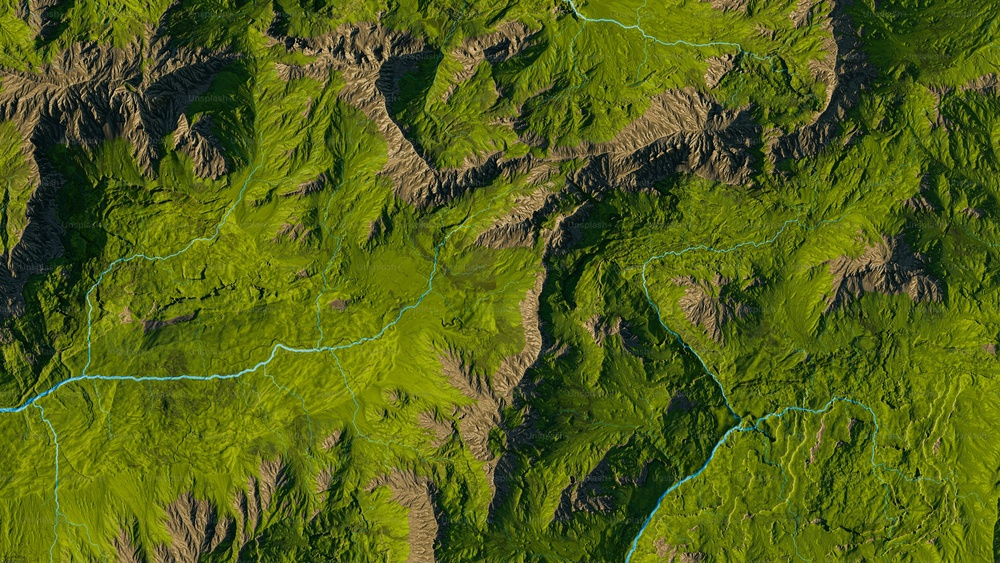
#> input picture f.jpeg, 1000 x 563 px, shrunk from 3000 x 1688 before the run
$ python demo.py   (older library calls are emulated)
#> lines starting #> are read from the running program, lines starting #| are printed output that depends on the picture
### contour.py
import cv2
import matplotlib.pyplot as plt
import numpy as np

# ---------------------- COLOR MAP FOR AREA RANGES -----------------------------
def get_color_for_area(area):
    if area < 500:
        return (255, 0, 0)      # Red
    elif area < 2000:
        return (0, 255, 0)      # Green
    elif area < 5000:
        return (0, 0, 255)      # Blue
    else:
        return (255, 0, 255)    # Magenta


# ---------------------- DRAW CONTOURS + LEGEND --------------------------------
def visualize_contours(edge_map, contours):
    # Convert to RGB for coloring
    color_img = np.dstack([edge_map]*3)

    # For legend info
    legend_data = {}

    for contour in contours:
        area = compute_area(contour)
        color = get_color_for_area(area)

        # Store for legend
        range_name = ""
        if area < 500:
            range_name = "Area 0-500"
        elif area < 2000:
            range_name = "Area 500-2000"
        elif area < 5000:
            range_name = "Area 2000-5000"
        else:
            range_name = "Area >5000"

        legend_data[range_name] = color

        # Color all contour pixels
        for (x, y) in contour:
            color_img[x, y] = color

    # ----------------- DISPLAY IMAGE WITH LEGEND -------------------------
    plt.figure(figsize=(8, 6))
    plt.imshow(color_img)
    plt.title("Contours Shaded by Area Range")
    plt.axis("off")

    # Legend
    handles = []
    labels = []

    for label, col in legend_data.items():
        patch = plt.Line2D([0], [0], marker='o', color='w',
                           markerfacecolor=np.array(col)/255, markersize=12)
        handles.append(patch)
        labels.append(label)

    plt.legend(handles, labels, loc="lower right")
    plt.show()


def get_neighbors(x, y):
    """8-connected neighbours"""
    return [
        (x-1, y-1), (x-1, y), (x-1, y+1),
        (x,   y-1),           (x,   y+1),
        (x+1, y-1), (x+1, y), (x+1, y+1)
    ]

def trace_contour(edge_map, start_x, start_y, visited):
    """Trace boundary using simple BFS"""
    stack = [(start_x, start_y)]
    contour = []

    while stack:
        x, y = stack.pop()
        if (x, y) in visited:
            continue
        visited.add((x, y))

        # ---------- FIX: Only keep boundary pixels ----------
        is_boundary = False
        for nx, ny in get_neighbors(x, y):
            if 0 <= nx < edge_map.shape[0] and 0 <= ny < edge_map.shape[1]:
                if edge_map[nx, ny] == 0:
                    is_boundary = True
                    break

        if is_boundary:
            contour.append((x, y))

        # Continue BFS
        for nx, ny in get_neighbors(x, y):
            if 0 <= nx < edge_map.shape[0] and 0 <= ny < edge_map.shape[1]:
                if edge_map[nx, ny] > 0 and (nx, ny) not in visited:
                    stack.append((nx, ny))

    return contour


def compute_perimeter(contour):
    """Sum of distances between consecutive points"""
    peri = 0
    for i in range(len(contour)):
        x1, y1 = contour[i]
        x2, y2 = contour[(i+1) % len(contour)]
        peri += np.sqrt((x2 - x1)**2 + (y2 - y1)**2)
    return peri


def compute_area(contour):
    """Shoelace formula"""
    area = 0
    for i in range(len(contour)):
        x1, y1 = contour[i]
        x2, y2 = contour[(i+1) % len(contour)]
        area += x1*y2 - x2*y1
    return abs(area) / 2


def compute_centroid(contour):
    """Centroid = average of contour points"""
    xs = [p[0] for p in contour]
    ys = [p[1] for p in contour]
    return int(sum(xs)/len(xs)), int(sum(ys)/len(ys))


def find_contours_manual(edge_map):
    """Main wrapper — find all contours and compute features"""
    visited = set()
    contours = []

    for x in range(edge_map.shape[0]):
        for y in range(edge_map.shape[1]):
            if edge_map[x, y] > 0 and (x, y) not in visited:
                contour = trace_contour(edge_map, x, y, visited)

                if len(contour) > 0:   # ignore empty
                    contours.append(contour)

    # Display contour info
    for i, contour in enumerate(contours):
        area = compute_area(contour)
        peri = compute_perimeter(contour)
        cx, cy = compute_centroid(contour)
        print(f"Contour {i+1}: Area={area:.2f}, Perimeter={peri:.2f}, Centroid=({cx},{cy})")

    return contours

### demo.py
import cv2
import numpy as np
import matplotlib.pyplot as plt
from contour import (
    find_contours_manual,
    compute_area,
    compute_perimeter,
    compute_centroid,
    visualize_contours,
)
from PIL import Image, ImageDraw


# Step 1: Load the image
# image = cv2.imread('a.jpg')
image = cv2.imread('f.jpeg')
#> image is the input picture: shape (563, 1000, 3); mean B, G, R 23.4, 95.8, 83.2
# image = cv2.imread('c.jpg')
# image = cv2.imread('d.jpg')
# image = cv2.imread('g.jpeg')


def rgb_to_grayscale(image):
    B, G, R = image[:, :, 0], image[:, :, 1], image[:, :, 2]
    grayscale = 0.299 * R + 0.587 * G + 0.114 * B
    return grayscale.astype(np.uint8)

# [6 lines of commented-out code are left out]

import numpy as np

def gaussian_kernel(size, sigma):
    """Generate a Gaussian kernel manually."""
    ax = np.linspace(-(size // 2), size // 2, size)
    xx, yy = np.meshgrid(ax, ax)

    kernel = np.exp(-(xx**2 + yy**2) / (2 * sigma**2))
    kernel = kernel / np.sum(kernel)
    return kernel


def gaussian_smoothing(image_gray, sigma=1.0):
    """Apply Gaussian smoothing manually using convolution."""
#> called with sigma = 0.65

    # Kernel size rule: ≥ 6*sigma
    ksize = int(6 * sigma + 1)
    if ksize % 2 == 0:
        ksize += 1

    kernel = gaussian_kernel(ksize, sigma)

    # Padding
    pad = ksize // 2
    padded = np.pad(image_gray, ((pad, pad), (pad, pad)), mode='reflect')

    smoothed = np.zeros_like(image_gray, dtype=float)

    # Manual convolution
    for i in range(image_gray.shape[0]):
        for j in range(image_gray.shape[1]):
            region = padded[i:i+ksize, j:j+ksize]
            smoothed[i, j] = np.sum(region * kernel)
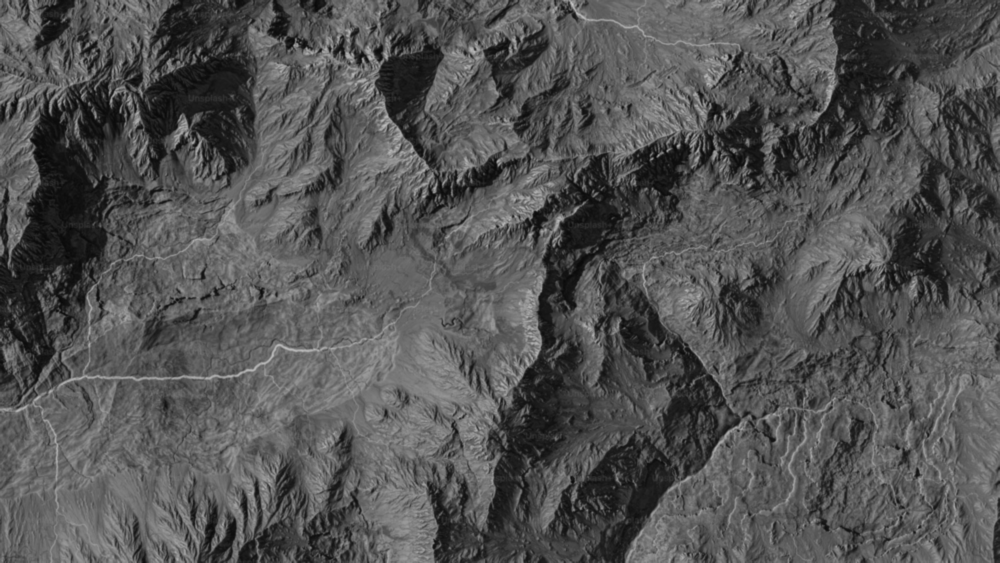
#> smoothed: shape (563, 1000) float64; min 7.82, max 198.6, mean 83.3

    return smoothed.astype(np.uint8)


def sobel_edge_detection(image_smoothed, threshold=50):
#> called with threshold = 100
    Gx = np.array([[-1, 0, 1],
                   [-2, 0, 2],
                   [-1, 0, 1]])
    Gy = np.array([[-1, -2, -1],
                   [ 0,  0,  0],
                   [ 1,  2,  1]])

    Ix = cv2.filter2D(image_smoothed, cv2.CV_64F, Gx)  # cv2.CV_64F it forves output to be float64
    Iy = cv2.filter2D(image_smoothed, cv2.CV_64F, Gy)
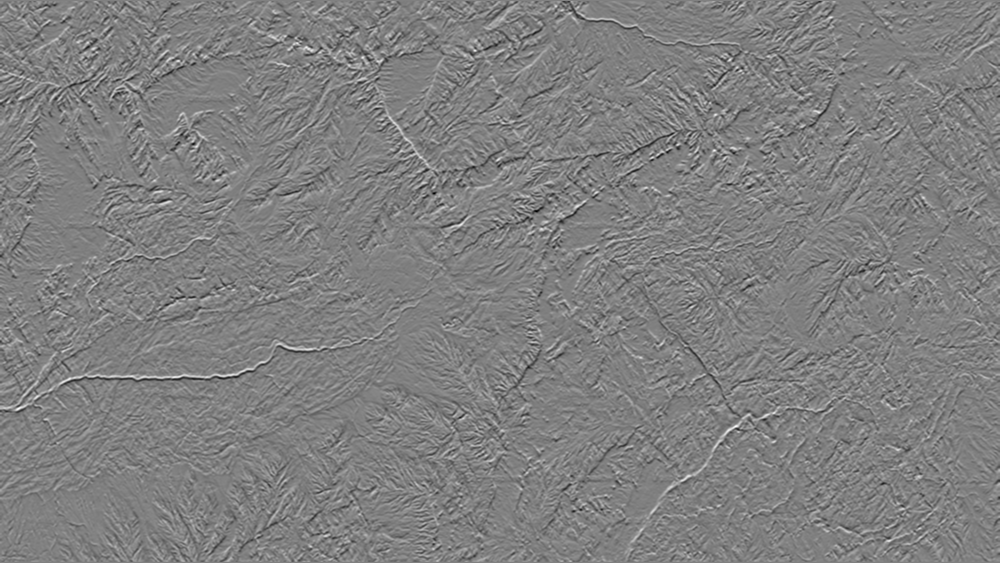
#> Iy: shape (563, 1000) float64; min -419, max 415, mean 0.1; drawn with min black and max white

    magnitude = np.sqrt(Ix**2 + Iy**2)
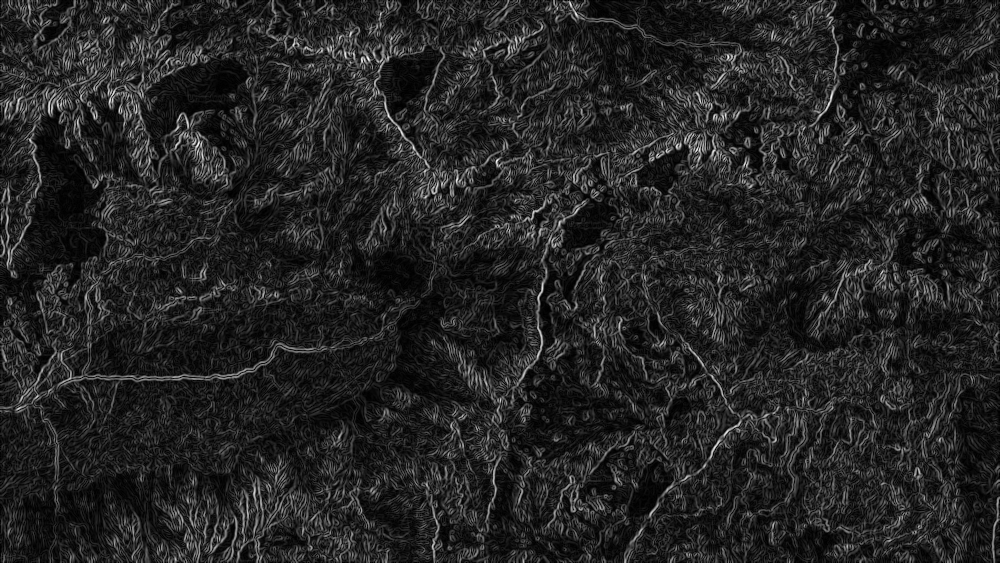
#> magnitude: shape (563, 1000) float64; min 0, max 539.7, mean 77.6; drawn with min black and max white
    direction = np.arctan2(Iy, Ix)
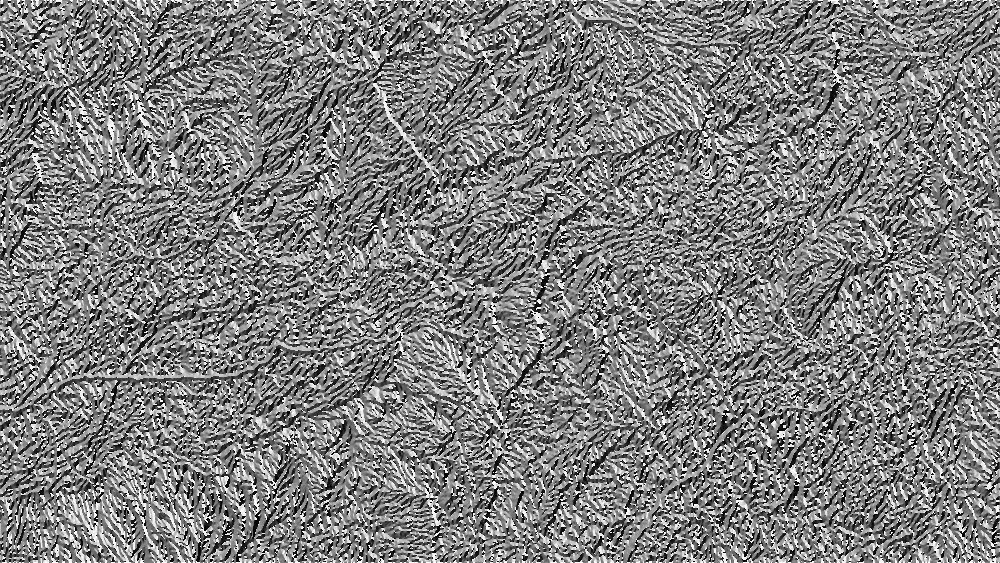
#> direction: shape (563, 1000) float64; min -3.14, max 3.14, mean -0.0141; drawn with min black and max white

    edge_map = (magnitude > threshold).astype(np.uint8) * 255
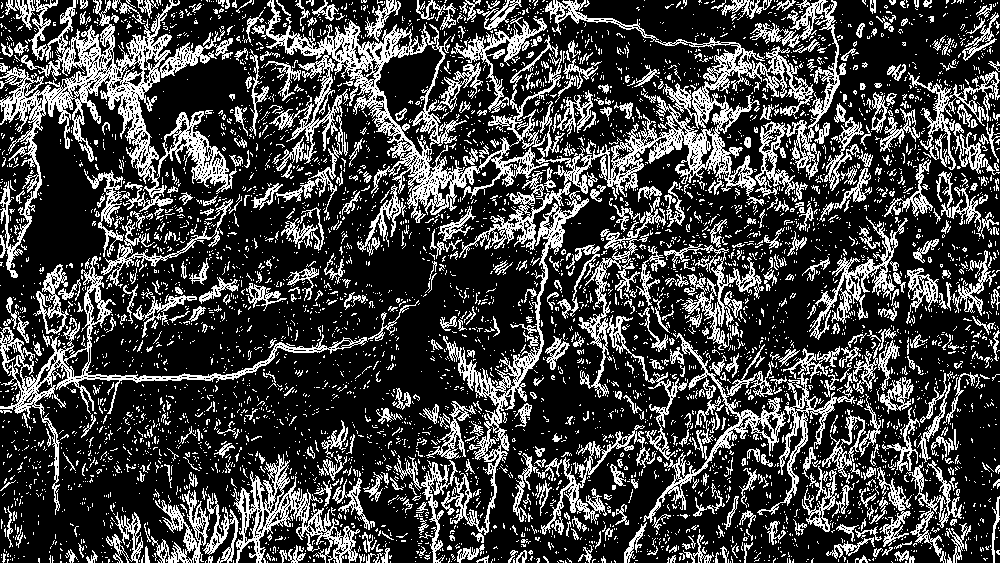
#> edge_map: shape (563, 1000); 26.5% white in thin lines or dots
    return edge_map, magnitude, direction

def find_and_draw_contours(edge_map, original_image):

    contours = find_contours_manual(edge_map)
    return np.array(contour_img), len(contours)


if __name__ == "__main__":
    # Step 1: Convert to grayscale
    gray = rgb_to_grayscale(image)

    # Step 2: Smooth
    smoothed = gaussian_smoothing(gray, sigma=0.65)

    # Step 3: Edge detection
    edges, mag, theta = sobel_edge_detection(smoothed, threshold=100)

    # Step 4: Find contours manually
    contours = find_contours_manual(edges)
#> after the loop in find_contours_manual, `for x in range(edge_map.shape[0]):`: contours = 5440 items
#> the loop in find_contours_manual, `for i, contour in enumerate(contours):` made 5440 passes
#> contour on passes 23, 26, 30: [(0, 253), (1, 253), (2, 253), (3, 253), (4, 252), (3, 252)], [(0, 296), (1, 296), (1, 295)], [(0, 331), (1, 331)]
#| Contour 1: Area=77.50, Perimeter=449.84, Centroid=(10,21)
#| Contour 2: Area=0.00, Perimeter=6.00, Centroid=(1,34)
#| Contour 3: Area=5466.50, Perimeter=18520.98, Centroid=(102,105)
#| Contour 4: Area=0.00, Perimeter=0.00, Centroid=(0,44)
#| Contour 5: Area=0.00, Perimeter=2.00, Centroid=(0,46)
#| Contour 6: Area=0.00, Perimeter=0.00, Centroid=(0,52)
#| Contour 7: Area=0.00, Perimeter=6.00, Centroid=(1,77)
#| Contour 8: Area=10.00, Perimeter=62.10, Centroid=(3,83)
#> (further printed lines are left out)

    # Step 5: Visualize shaded contours with legend
    visualize_contours(edges, contours)
#> in visualize_contours, `color_img = np.dstack([edge_map]*3)`: color_img: shape (563, 1000, 3); 26.5% white in thin lines or dots
#> the loop in visualize_contours, `for contour in contours:` made 5440 passes
#> contour on passes 2, 4, 5: [(0, 34), (1, 34), (2, 34), (3, 34)], [(0, 44)], [(0, 46), (1, 46)]
#> after the loop in visualize_contours, `for contour in contours:`:
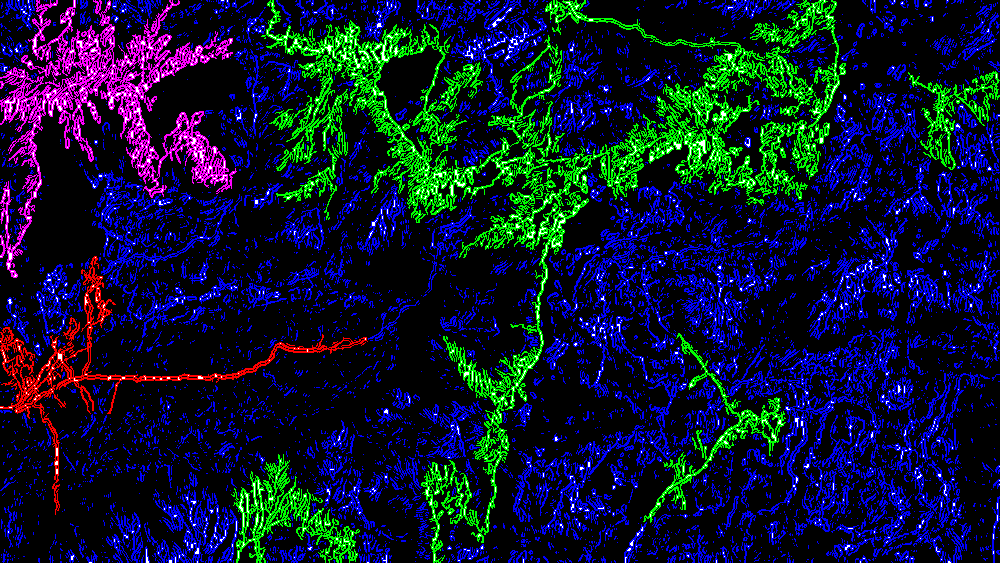
#> color_img: shape (563, 1000, 3); mean of channels 0, 1, 2 47.7, 21.1, 11.1; drawn as B, G, R
#> the loop in visualize_contours, `for label, col in legend_data.items():` made 4 passes
#> (label, col) on passes 1 to 4: ('Area 0-500', (255, 0, 0)), ('Area >5000', (255, 0, 255)), ('Area 500-2000', (0, 255, 0)), ('Area 2000-5000', (0, 0, 255))

    print(f"\nTotal contours found: {len(contours)}")

    plt.figure(figsize=(16, 5))
    plt.subplot(1, 3, 1); plt.imshow(cv2.cvtColor(image, cv2.COLOR_BGR2RGB)); plt.title("Original"); plt.axis('off')
    plt.subplot(1, 3, 2); plt.imshow(gray, cmap='gray'); plt.title("Grayscale"); plt.axis('off')
    plt.subplot(1, 3, 3); plt.imshow(edges, cmap='gray'); plt.title("Edges"); plt.axis('off')
    plt.tight_layout()
    plt.show()
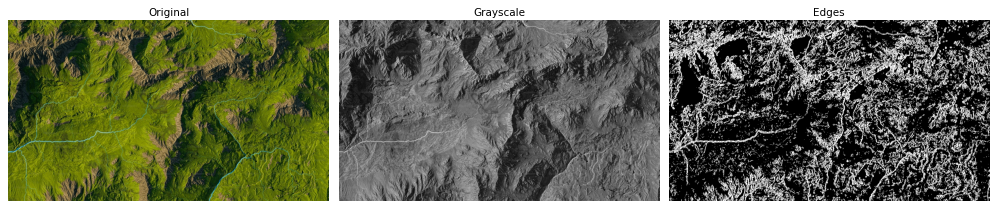
#> figure drawn by matplotlib, 3 panels
